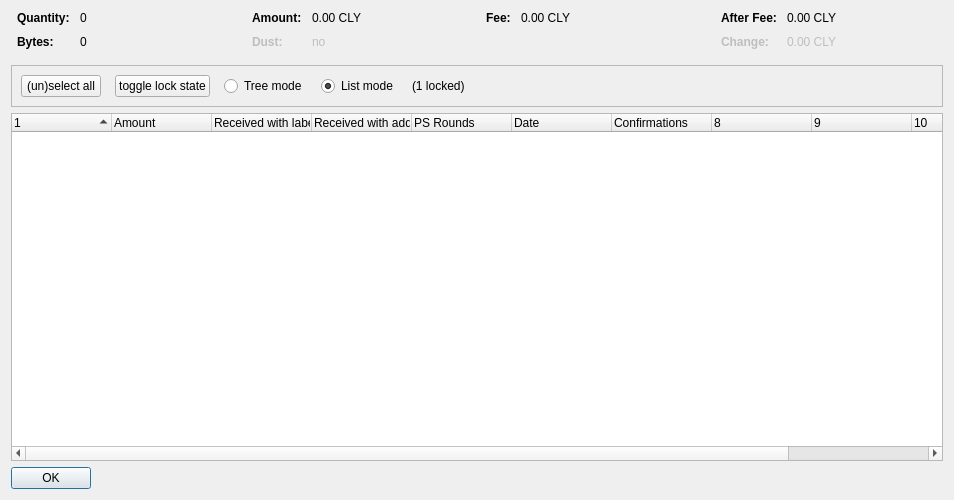
<?xml version="1.0" encoding="UTF-8"?>
<ui version="4.0">
 <class>CoinControlDialog</class>
 <widget class="QDialog" name="CoinControlDialog">
  <property name="geometry">
   <rect>
    <x>0</x>
    <y>0</y>
    <width>954</width>
    <height>500</height>
   </rect>
  </property>
  <property name="windowTitle">
   <string>Coin Selection</string>
  </property>
  <layout class="QVBoxLayout" name="verticalLayout">
   <item>
    <layout class="QHBoxLayout" name="horizontalLayoutTop" stretch="0,0,0,0">
     <property name="topMargin">
      <number>0</number>
     </property>
     <property name="bottomMargin">
      <number>10</number>
     </property>
     <item>
      <layout class="QFormLayout" name="formLayoutCoinControl1">
       <property name="horizontalSpacing">
        <number>10</number>
       </property>
       <property name="verticalSpacing">
        <number>10</number>
       </property>
       <property name="leftMargin">
        <number>6</number>
       </property>
       <property name="rightMargin">
        <number>6</number>
       </property>
       <item row="0" column="0">
        <widget class="QLabel" name="labelCoinControlQuantityText">
         <property name="font">
          <font>
           <weight>75</weight>
           <bold>true</bold>
          </font>
         </property>
         <property name="text">
          <string>Quantity:</string>
         </property>
        </widget>
       </item>
       <item row="0" column="1">
        <widget class="QLabel" name="labelCoinControlQuantity">
         <property name="cursor">
          <cursorShape>IBeamCursor</cursorShape>
         </property>
         <property name="contextMenuPolicy">
          <enum>Qt::ActionsContextMenu</enum>
         </property>
         <property name="text">
          <string notr="true">0</string>
         </property>
         <property name="textInteractionFlags">
          <set>Qt::LinksAccessibleByMouse|Qt::TextSelectableByKeyboard|Qt::TextSelectableByMouse</set>
         </property>
        </widget>
       </item>
       <item row="1" column="0">
        <widget class="QLabel" name="labelCoinControlBytesText">
         <property name="font">
          <font>
           <weight>75</weight>
           <bold>true</bold>
          </font>
         </property>
         <property name="text">
          <string>Bytes:</string>
         </property>
        </widget>
       </item>
       <item row="1" column="1">
        <widget class="QLabel" name="labelCoinControlBytes">
         <property name="cursor">
          <cursorShape>IBeamCursor</cursorShape>
         </property>
         <property name="contextMenuPolicy">
          <enum>Qt::ActionsContextMenu</enum>
         </property>
         <property name="text">
          <string notr="true">0</string>
         </property>
         <property name="textInteractionFlags">
          <set>Qt::LinksAccessibleByMouse|Qt::TextSelectableByKeyboard|Qt::TextSelectableByMouse</set>
         </property>
        </widget>
       </item>
      </layout>
     </item>
     <item>
      <layout class="QFormLayout" name="formLayoutCoinControl2">
       <property name="horizontalSpacing">
        <number>10</number>
       </property>
       <property name="verticalSpacing">
        <number>10</number>
       </property>
       <property name="leftMargin">
        <number>6</number>
       </property>
       <property name="rightMargin">
        <number>6</number>
       </property>
       <item row="0" column="0">
        <widget class="QLabel" name="labelCoinControlAmountText">
         <property name="font">
          <font>
           <weight>75</weight>
           <bold>true</bold>
          </font>
         </property>
         <property name="text">
          <string>Amount:</string>
         </property>
        </widget>
       </item>
       <item row="0" column="1">
        <widget class="QLabel" name="labelCoinControlAmount">
         <property name="cursor">
          <cursorShape>IBeamCursor</cursorShape>
         </property>
         <property name="contextMenuPolicy">
          <enum>Qt::ActionsContextMenu</enum>
         </property>
         <property name="text">
          <string notr="true">0.00 CLY</string>
         </property>
         <property name="textInteractionFlags">
          <set>Qt::LinksAccessibleByMouse|Qt::TextSelectableByKeyboard|Qt::TextSelectableByMouse</set>
         </property>
        </widget>
       </item>
       <item row="1" column="0">
        <widget class="QLabel" name="labelCoinControlLowOutputText">
         <property name="enabled">
          <bool>false</bool>
         </property>
         <property name="font">
          <font>
           <weight>75</weight>
           <bold>true</bold>
          </font>
         </property>
         <property name="text">
          <string>Dust:</string>
         </property>
        </widget>
       </item>
       <item row="1" column="1">
        <widget class="QLabel" name="labelCoinControlLowOutput">
         <property name="enabled">
          <bool>false</bool>
         </property>
         <property name="cursor">
          <cursorShape>IBeamCursor</cursorShape>
         </property>
         <property name="contextMenuPolicy">
          <enum>Qt::ActionsContextMenu</enum>
         </property>
         <property name="text">
          <string notr="true">no</string>
         </property>
         <property name="textInteractionFlags">
          <set>Qt::LinksAccessibleByMouse|Qt::TextSelectableByKeyboard|Qt::TextSelectableByMouse</set>
         </property>
        </widget>
       </item>
      </layout>
     </item>
     <item>
      <layout class="QFormLayout" name="formLayoutCoinControl3">
       <property name="horizontalSpacing">
        <number>10</number>
       </property>
       <property name="verticalSpacing">
        <number>10</number>
       </property>
       <property name="leftMargin">
        <number>6</number>
       </property>
       <property name="rightMargin">
        <number>6</number>
       </property>
       <item row="0" column="0">
        <widget class="QLabel" name="labelCoinControlFeeText">
         <property name="font">
          <font>
           <weight>75</weight>
           <bold>true</bold>
          </font>
         </property>
         <property name="text">
          <string>Fee:</string>
         </property>
        </widget>
       </item>
       <item row="0" column="1">
        <widget class="QLabel" name="labelCoinControlFee">
         <property name="cursor">
          <cursorShape>IBeamCursor</cursorShape>
         </property>
         <property name="contextMenuPolicy">
          <enum>Qt::ActionsContextMenu</enum>
         </property>
         <property name="text">
          <string notr="true">0.00 CLY</string>
         </property>
         <property name="textInteractionFlags">
          <set>Qt::LinksAccessibleByMouse|Qt::TextSelectableByKeyboard|Qt::TextSelectableByMouse</set>
         </property>
        </widget>
       </item>
      </layout>
     </item>
     <item>
      <layout class="QFormLayout" name="formLayoutCoinControl4">
       <property name="horizontalSpacing">
        <number>10</number>
       </property>
       <property name="verticalSpacing">
        <number>10</number>
       </property>
       <property name="leftMargin">
        <number>6</number>
       </property>
       <property name="rightMargin">
        <number>6</number>
       </property>
       <item row="0" column="0">
        <widget class="QLabel" name="labelCoinControlAfterFeeText">
         <property name="font">
          <font>
           <weight>75</weight>
           <bold>true</bold>
          </font>
         </property>
         <property name="text">
          <string>After Fee:</string>
         </property>
        </widget>
       </item>
       <item row="0" column="1">
        <widget class="QLabel" name="labelCoinControlAfterFee">
         <property name="cursor">
          <cursorShape>IBeamCursor</cursorShape>
         </property>
         <property name="contextMenuPolicy">
          <enum>Qt::ActionsContextMenu</enum>
         </property>
         <property name="text">
          <string notr="true">0.00 CLY</string>
         </property>
         <property name="textInteractionFlags">
          <set>Qt::LinksAccessibleByMouse|Qt::TextSelectableByKeyboard|Qt::TextSelectableByMouse</set>
         </property>
        </widget>
       </item>
       <item row="1" column="0">
        <widget class="QLabel" name="labelCoinControlChangeText">
         <property name="enabled">
          <bool>false</bool>
         </property>
         <property name="font">
          <font>
           <weight>75</weight>
           <bold>true</bold>
          </font>
         </property>
         <property name="text">
          <string>Change:</string>
         </property>
        </widget>
       </item>
       <item row="1" column="1">
        <widget class="QLabel" name="labelCoinControlChange">
         <property name="enabled">
          <bool>false</bool>
         </property>
         <property name="cursor">
          <cursorShape>IBeamCursor</cursorShape>
         </property>
         <property name="contextMenuPolicy">
          <enum>Qt::ActionsContextMenu</enum>
         </property>
         <property name="text">
          <string notr="true">0.00 CLY</string>
         </property>
         <property name="textInteractionFlags">
          <set>Qt::LinksAccessibleByMouse|Qt::TextSelectableByKeyboard|Qt::TextSelectableByMouse</set>
         </property>
        </widget>
       </item>
      </layout>
     </item>
    </layout>
   </item>
   <item>
    <widget class="QFrame" name="frame">
     <property name="minimumSize">
      <size>
       <width>0</width>
       <height>40</height>
      </size>
     </property>
     <property name="frameShape">
      <enum>QFrame::StyledPanel</enum>
     </property>
     <property name="frameShadow">
      <enum>QFrame::Sunken</enum>
     </property>
     <layout class="QHBoxLayout" name="horizontalLayout">
      <item>
       <layout class="QHBoxLayout" name="horizontalLayoutPanel" stretch="0,0,0,0,0,0">
        <property name="spacing">
         <number>14</number>
        </property>
        <item>
         <widget class="QPushButton" name="pushButtonSelectAll">
          <property name="sizePolicy">
           <sizepolicy hsizetype="Maximum" vsizetype="Fixed">
            <horstretch>0</horstretch>
            <verstretch>0</verstretch>
           </sizepolicy>
          </property>
          <property name="text">
           <string>(un)select all</string>
          </property>
          <property name="autoDefault">
           <bool>false</bool>
          </property>
         </widget>
        </item>
        <item>
         <widget class="QPushButton" name="pushButtonToggleLock">
          <property name="sizePolicy">
           <sizepolicy hsizetype="Maximum" vsizetype="Fixed">
            <horstretch>0</horstretch>
            <verstretch>0</verstretch>
           </sizepolicy>
          </property>
          <property name="text">
           <string>toggle lock state</string>
          </property>
          <property name="autoDefault">
           <bool>false</bool>
          </property>
         </widget>
        </item>
        <item>
         <widget class="QRadioButton" name="radioTreeMode">
          <property name="sizePolicy">
           <sizepolicy hsizetype="Maximum" vsizetype="Fixed">
            <horstretch>0</horstretch>
            <verstretch>0</verstretch>
           </sizepolicy>
          </property>
          <property name="text">
           <string>Tree mode</string>
          </property>
         </widget>
        </item>
        <item>
         <widget class="QRadioButton" name="radioListMode">
          <property name="sizePolicy">
           <sizepolicy hsizetype="Maximum" vsizetype="Fixed">
            <horstretch>0</horstretch>
            <verstretch>0</verstretch>
           </sizepolicy>
          </property>
          <property name="text">
           <string>List mode</string>
          </property>
          <property name="checked">
           <bool>true</bool>
          </property>
         </widget>
        </item>
        <item>
         <widget class="QLabel" name="labelLocked">
          <property name="text">
           <string>(1 locked)</string>
          </property>
         </widget>
        </item>
        <item>
         <spacer name="horizontalSpacer">
          <property name="orientation">
           <enum>Qt::Horizontal</enum>
          </property>
          <property name="sizeHint" stdset="0">
           <size>
            <width>40</width>
            <height>20</height>
           </size>
          </property>
         </spacer>
        </item>
       </layout>
      </item>
     </layout>
    </widget>
   </item>
   <item>
    <widget class="CoinControlTreeWidget" name="treeWidget">
     <property name="contextMenuPolicy">
      <enum>Qt::CustomContextMenu</enum>
     </property>
     <property name="sortingEnabled">
      <bool>false</bool>
     </property>
     <property name="columnCount">
      <number>11</number>
     </property>
     <attribute name="headerShowSortIndicator" stdset="0">
      <bool>true</bool>
     </attribute>
     <attribute name="headerStretchLastSection">
      <bool>false</bool>
     </attribute>
     <column>
      <property name="text">
       <string/>
      </property>
     </column>
     <column>
      <property name="text">
       <string>Amount</string>
      </property>
     </column>
     <column>
      <property name="text">
       <string>Received with label</string>
      </property>
     </column>
     <column>
      <property name="text">
       <string>Received with address</string>
      </property>
     </column>
     <column>
      <property name="text">
       <string>PS Rounds</string>
      </property>
     </column>
     <column>
      <property name="text">
       <string>Date</string>
      </property>
     </column>
     <column>
      <property name="text">
       <string>Confirmations</string>
      </property>
      <property name="toolTip">
       <string>Confirmed</string>
      </property>
     </column>
     <column>
      <property name="text">
       <string/>
      </property>
     </column>
     <column>
      <property name="text">
       <string/>
      </property>
     </column>
     <column>
      <property name="text">
       <string/>
      </property>
     </column>
     <column>
      <property name="text">
       <string/>
      </property>
     </column>
    </widget>
   </item>
   <item>
    <widget class="QDialogButtonBox" name="buttonBox">
     <property name="sizePolicy">
      <sizepolicy hsizetype="Maximum" vsizetype="Fixed">
       <horstretch>0</horstretch>
       <verstretch>0</verstretch>
      </sizepolicy>
     </property>
     <property name="orientation">
      <enum>Qt::Horizontal</enum>
     </property>
     <property name="standardButtons">
      <set>QDialogButtonBox::Ok</set>
     </property>
    </widget>
   </item>
  </layout>
 </widget>
 <customwidgets>
  <customwidget>
   <class>CoinControlTreeWidget</class>
   <extends>QTreeWidget</extends>
   <header>coincontroltreewidget.h</header>
  </customwidget>
 </customwidgets>
 <resources/>
 <connections/>
</ui>
